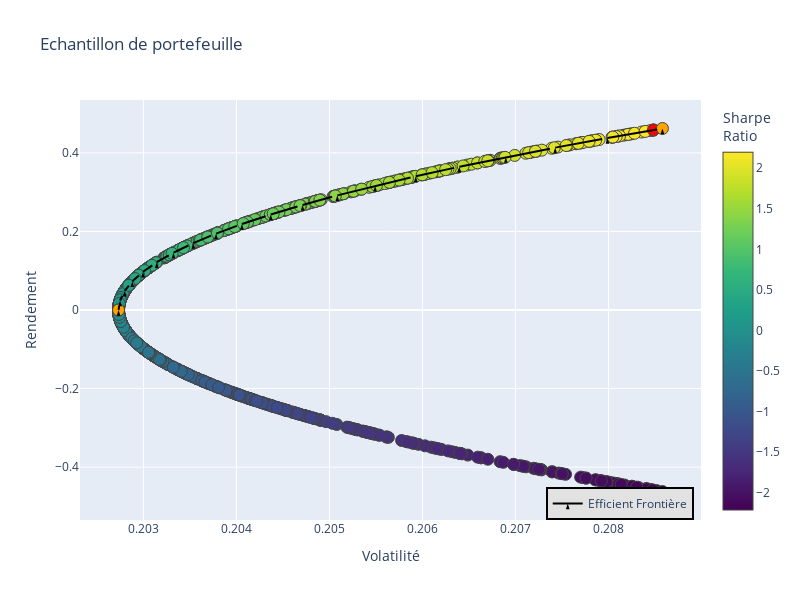

The cell this chart's notebook holds for it:
### Code cell
####____####
"""Problème : Visualiser les point de portefeuille que nous avons trouvé dessus , les portefeuilles sur l'efficient frontière
                et visualiser l'efficent frontière sur l'échantillon de portefeuille"""

def EF_graphe(taux):
    "Afficher un graphe présentent le minimum volatilité, maximum sharpe ratio etefficient frontier"
    efficientlis, rendeCible = CalRes(taux)

    Portefeuilles = go.Scatter(x = risq, y = R_esp, mode = "markers", marker = dict(size=12,
        color = SR, colorscale = "Viridis", showscale = True, line_width = 1, colorbar = dict(title = "Sharpe<br>Ratio")
        ), text = "portefeuille", showlegend = False)

    Minimum_Volatilite = go.Scatter(x = np.array(risq[minIndex]), y = np.array(R_esp[minIndex]), mode = "markers",
                                marker = dict(color = "black", size=12, line_width = 1), text = "Risque minimum", showlegend = False )

    Maximum_SharpeRatio = go.Scatter(x = np.array(risq[maxIndex]), y = np.array(R_esp[maxIndex]), mode = "markers",
                                marker = dict(color = "red", size = 12, line_width = 1), text = "Maximal Sharpe Ratio", showlegend = False )

    MinVol_Portefeuille = go.Scatter(x = np.array(MinVolRisk), y = np.array(MinVolRend), mode = "markers",
                                marker = dict(color = "orange", size = 12, line_width = 1), text = "Le minimum volatilitéPortefeuille", showlegend = False )

    Optimum_Portefeuille = go.Scatter(x = np.array(OptimumRisk), y = np.array(OptimumRend), mode = "markers",
                                marker = dict(color = "orange", size = 12, line_width = 1), text = "L'optimum Portefeuille", showlegend = False )
    
    EF_courbe = go.Scatter(x = [ef_ecty for ef_ecty in efficientlis], y = [cible for cible in rendeCible], mode = "lines+markers",
                            marker = dict(symbol = "arrow", color = "black"), name = "Efficient Frontière")
    
    data = [Portefeuilles, Minimum_Volatilite, Maximum_SharpeRatio, Optimum_Portefeuille, MinVol_Portefeuille, EF_courbe]                       

    layout = go.Layout(
        title = "Echantillon de portefeuille", yaxis = dict(title = "Rendement"), xaxis = dict(title = "Volatilité"),
        showlegend = True, legend = dict(x = 0.75, y = 0, traceorder = "normal", bgcolor = "#E2E2E2", 
        bordercolor = "black", borderwidth = 2), width = 800, height = 600
    )

    fig = go.Figure(data = data, layout = layout)
    return fig.show()

EF_graphe(taux_rendement.T) ####____#### Ajouter #
#EF_graphe(lis) ####____#### Énlever #

### Figure 1 — Plotly figure (JSON) as saved in the notebook; plotly's stock layout.template omitted (floating-point values rounded to 4 significant figures; data arrays with more than 128 entries replaced by an {"elided": "..."} marker saying what was removed)
{"data": [{"marker": {"color": {"elided": "1000 float values"}, "colorbar": {"title": {"text": "Sharpe<br>Ratio"}}, "colorscale": [[0, "#440154"], [0.1111, "#482878"], [0.2222, "#3e4989"], [0.3333, "#31688e"], [0.4444, "#26828e"], [0.5556, "#1f9e89"], [0.6667, "#35b779"], [0.7778, "#6ece58"], [0.8889, "#b5de2b"], [1, "#fde725"]], "line": {"width": 1}, "showscale": true, "size": 12}, "mode": "markers", "showlegend": false, "text": "portefeuille", "type": "scatter", "x": {"elided": "1000 float values"}, "y": {"elided": "1000 float values"}}, {"marker": {"color": "black", "line": {"width": 1}, "size": 12}, "mode": "markers", "showlegend": false, "text": "Risque minimum", "type": "scatter", "x": [0.2027], "y": [2.875e-05]}, {"marker": {"color": "red", "line": {"width": 1}, "size": 12}, "mode": "markers", "showlegend": false, "text": "Maximal Sharpe Ratio", "type": "scatter", "x": [0.2085], "y": [0.4582]}, {"marker": {"color": "orange", "line": {"width": 1}, "size": 12}, "mode": "markers", "showlegend": false, "text": "L'optimum Portefeuille", "type": "scatter", "x": [0.2086], "y": [0.4621]}, {"marker": {"color": "orange", "line": {"width": 1}, "size": 12}, "mode": "markers", "showlegend": false, "text": "Le minimum volatilitéPortefeuille", "type": "scatter", "x": [0.2027], "y": [-8.327e-17]}, {"marker": {"color": "black", "symbol": "arrow"}, "mode": "lines+markers", "name": "Efficient Frontière", "type": "scatter", "x": [0.2027, 0.2027, 0.2028, 0.2029, 0.203, 0.2031, 0.2033, 0.2035, 0.2038, 0.2041, 0.2044, 0.2047, 0.2051, 0.2055, 0.2059, 0.2064, 0.2069, 0.2074, 0.208, 0.2086], "y": [-8.327e-17, 0.02432, 0.04864, 0.07296, 0.09728, 0.1216, 0.1459, 0.1702, 0.1946, 0.2189, 0.2432, 0.2675, 0.2919, 0.3162, 0.3405, 0.3648, 0.3891, 0.4135, 0.4378, 0.4621]}], "layout": {"height": 600, "legend": {"bgcolor": "#E2E2E2", "bordercolor": "black", "borderwidth": 2, "traceorder": "normal", "x": 0.75, "y": 0}, "showlegend": true, "title": {"text": "Echantillon de portefeuille"}, "width": 800, "xaxis": {"title": {"text": "Volatilité"}}, "yaxis": {"title": {"text": "Rendement"}}}}
